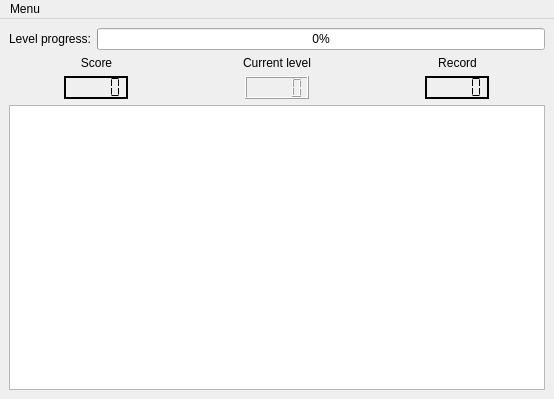
<?xml version="1.0" encoding="UTF-8"?>
<ui version="4.0">
 <class>Game</class>
 <widget class="QMainWindow" name="Game">
  <property name="geometry">
   <rect>
    <x>0</x>
    <y>0</y>
    <width>554</width>
    <height>399</height>
   </rect>
  </property>
  <property name="windowTitle">
   <string>Game</string>
  </property>
  <property name="documentMode">
   <bool>false</bool>
  </property>
  <property name="tabShape">
   <enum>QTabWidget::Rounded</enum>
  </property>
  <widget class="QWidget" name="centralwidget">
   <layout class="QVBoxLayout" name="verticalLayout_2">
    <item>
     <layout class="QHBoxLayout" name="level_progress_layout">
      <item>
       <widget class="QLabel" name="level_progress_label">
        <property name="text">
         <string>Level progress:</string>
        </property>
       </widget>
      </item>
      <item>
       <widget class="QProgressBar" name="level_progress">
        <property name="value">
         <number>0</number>
        </property>
        <property name="textDirection">
         <enum>QProgressBar::TopToBottom</enum>
        </property>
       </widget>
      </item>
     </layout>
    </item>
    <item>
     <layout class="QHBoxLayout" name="stats_layout">
      <item>
       <layout class="QVBoxLayout" name="score_layout">
        <item>
         <widget class="QLabel" name="score_label">
          <property name="autoFillBackground">
           <bool>false</bool>
          </property>
          <property name="text">
           <string>Score</string>
          </property>
          <property name="alignment">
           <set>Qt::AlignCenter</set>
          </property>
         </widget>
        </item>
        <item alignment="Qt::AlignHCenter">
         <widget class="QLCDNumber" name="score_number">
          <property name="frameShape">
           <enum>QFrame::WinPanel</enum>
          </property>
          <property name="frameShadow">
           <enum>QFrame::Plain</enum>
          </property>
          <property name="segmentStyle">
           <enum>QLCDNumber::Flat</enum>
          </property>
         </widget>
        </item>
       </layout>
      </item>
      <item>
       <layout class="QVBoxLayout" name="level_layout">
        <item alignment="Qt::AlignHCenter">
         <widget class="QLabel" name="curent_level_label">
          <property name="text">
           <string>Current level</string>
          </property>
         </widget>
        </item>
        <item alignment="Qt::AlignHCenter">
         <widget class="QLCDNumber" name="level_number"/>
        </item>
       </layout>
      </item>
      <item>
       <layout class="QVBoxLayout" name="record_layout">
        <item>
         <widget class="QLabel" name="record_label">
          <property name="text">
           <string>Record</string>
          </property>
          <property name="alignment">
           <set>Qt::AlignCenter</set>
          </property>
         </widget>
        </item>
        <item alignment="Qt::AlignHCenter">
         <widget class="QLCDNumber" name="record_number">
          <property name="frameShape">
           <enum>QFrame::WinPanel</enum>
          </property>
          <property name="frameShadow">
           <enum>QFrame::Plain</enum>
          </property>
          <property name="midLineWidth">
           <number>0</number>
          </property>
          <property name="smallDecimalPoint">
           <bool>false</bool>
          </property>
          <property name="segmentStyle">
           <enum>QLCDNumber::Flat</enum>
          </property>
         </widget>
        </item>
       </layout>
      </item>
     </layout>
    </item>
    <item>
     <widget class="QTableView" name="game_field">
      <attribute name="horizontalHeaderMinimumSectionSize">
       <number>24</number>
      </attribute>
     </widget>
    </item>
   </layout>
  </widget>
  <widget class="QMenuBar" name="menubar">
   <property name="geometry">
    <rect>
     <x>0</x>
     <y>0</y>
     <width>554</width>
     <height>18</height>
    </rect>
   </property>
   <widget class="QMenu" name="menu">
    <property name="title">
     <string>Menu</string>
    </property>
    <addaction name="actionNew_game"/>
    <addaction name="separator"/>
    <addaction name="actionSettings"/>
    <addaction name="separator"/>
    <addaction name="actionExit"/>
   </widget>
   <addaction name="menu"/>
  </widget>
  <action name="actionNew_game">
   <property name="text">
    <string>New game</string>
   </property>
  </action>
  <action name="actionSettings">
   <property name="text">
    <string>Settings</string>
   </property>
  </action>
  <action name="actionExit">
   <property name="text">
    <string>Exit</string>
   </property>
  </action>
 </widget>
 <resources/>
 <connections/>
</ui>
